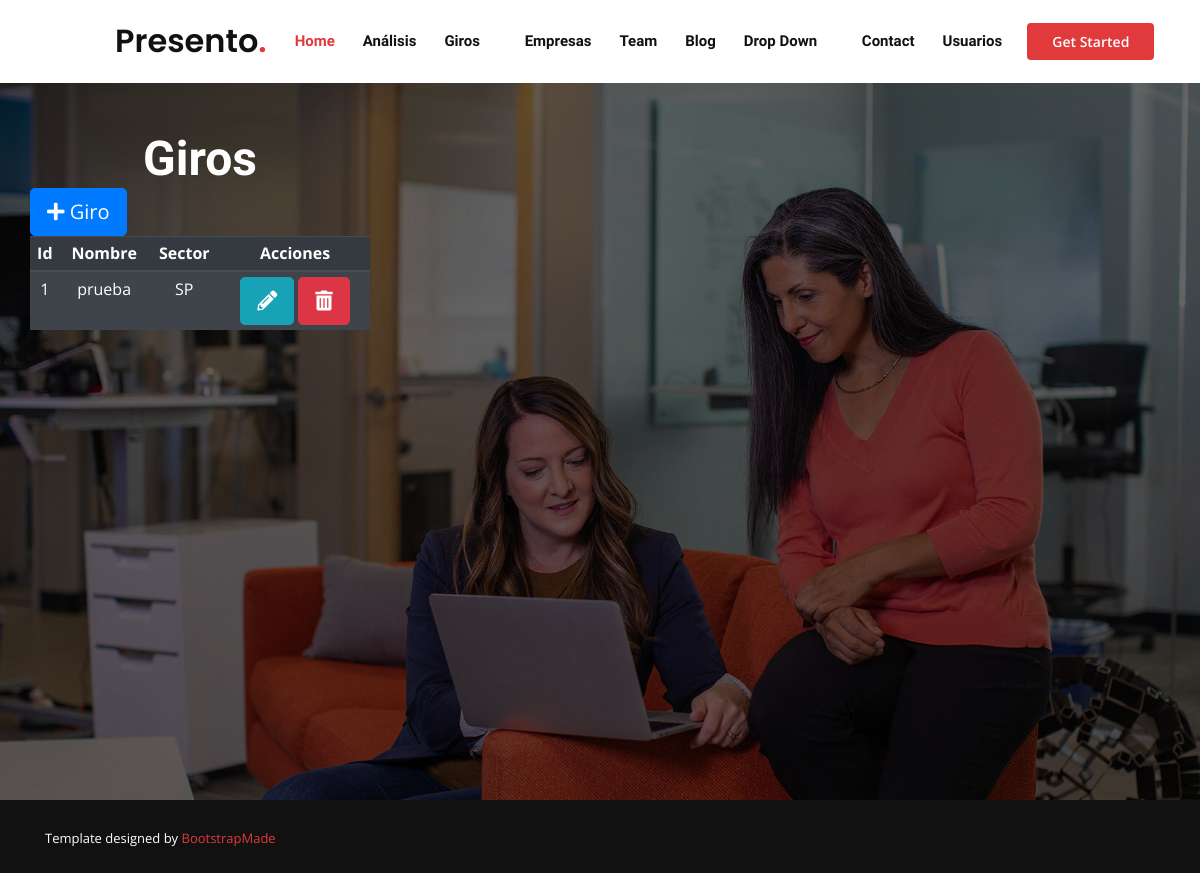
Before: /Giro/Giros with the older database file.
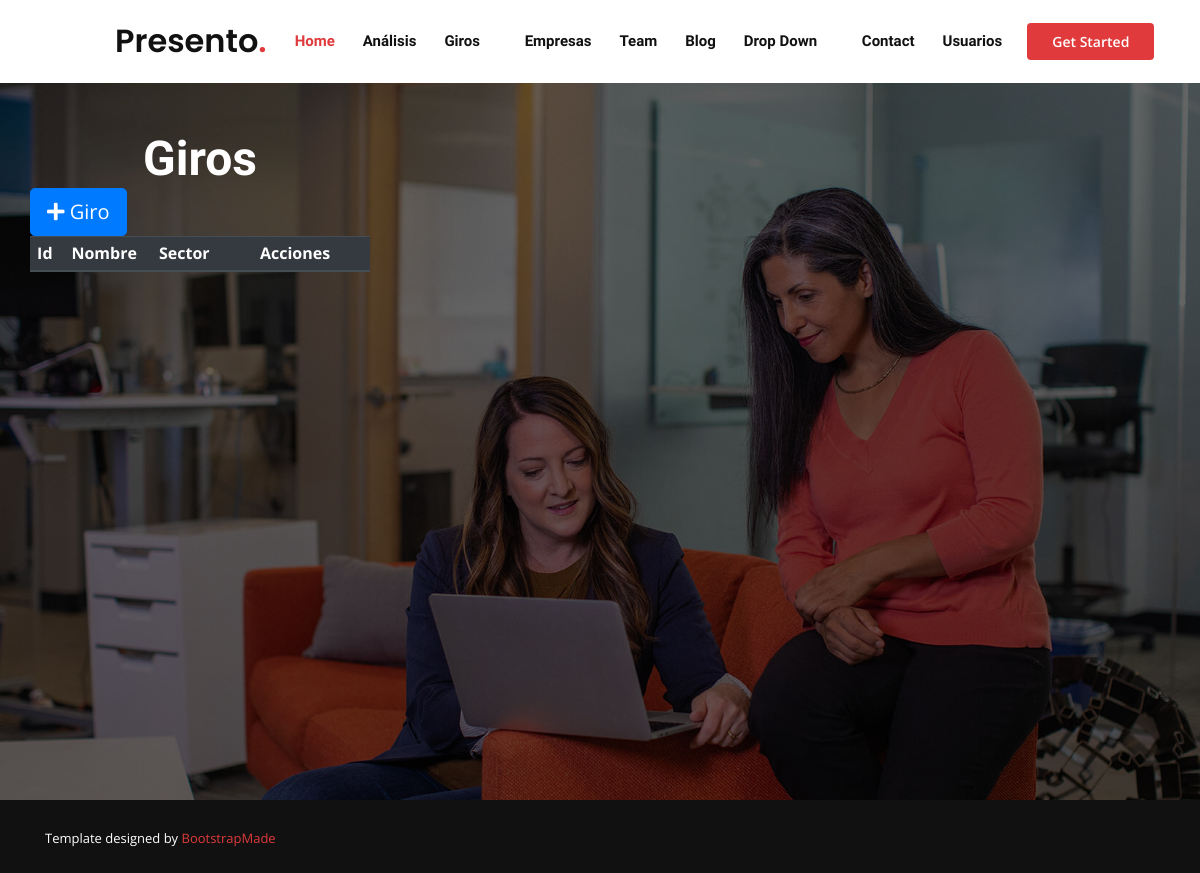
After: the same page with the newer database file.
### Giro/models.py (models this page shows, shortened)
class Giro(models.Model):
    SECTOR = (
        ('SP', 'Sector primario'),
        ('SS', 'Sector secundario'),
        ('ST', 'Sector terciario'),
    )
    idGiro = models.PositiveIntegerField(primary_key=True, validators=[MinValueValidator(1), MaxValueValidator(99)])
    nombreGiro = models.CharField(max_length=100)
    sector = models.CharField(choices=SECTOR, max_length=2)

### Giro/views.py (the view)
# urls.py: path('Giros', MostrarGiros.as_view(), name = 'AdministrarGiros'),
class MostrarGiros(ListView):
    model = Giro
    template_name = 'Giro/AdministrarGiros.html'

### templates/Giro/AdministrarGiros.html (shortened to what this page needs)
{% extends 'Base/base.html' %}
{% block content %}
<div class="scrolling-box">
  <div class="container-fluid">
    <div class="row align-items-start">
      <div class="col-sm" align="center">
        <div class="row" align="center">
          <div class="col-lg-4 col-md col-sm col-xs mt-5">
            <strong><h1>Giros</h1></strong>
            <div class="row container col-sm text-center" width="50%">
              <div class="row container">
                <a class="btn btn-primary btn-lg" href="{% url 'Giro:CrearGiro' %}"><i class="fas fa-plus"></i> Giro</a>
              </div>
              <table class="table table-striped table-dark table-sm">
                <thead class="table-dark">
                  <tr>
                    <th scope="col" align="center">Id</th>
                    <th scope="col">Nombre</th>
                    <th scope="col">Sector</th>
                    <th scope="col" width="150px">Acciones</th>
                  </tr>
                </thead>
                <tbody>
                  {% for row in object_list%}
                    <tr>
                      <td>{{ row.idGiro}}</td>
                      <td>{{ row.nombreGiro}}</td>
                      <td>{{ row.sector}}</td>
                      <td>
                        <a href="{% url 'Giro:ModificarGiro' row.pk %}" class="btn-info btn btn-lg">
                          <i class="fas fa-pencil-alt"></i>
                        </a>
                        <button class="btn-danger btn btn-lg" data-toggle='modal' data-target='#deleteModal' data-pk='{{ row.pk }}'>
                          <i class="fas fa-trash-alt"></i>
                        </button>
                      </td>
                    </tr>
                  {% endfor %}
                </tbody>
              </table>
            </div>
          </div>
        </div>
      </div>
    </div>
  </div>
</div>
{% endblock %}

Changed rows visible on the page:
removed Giro: idGiro "1", nombreGiro "prueba", sector "SP"
